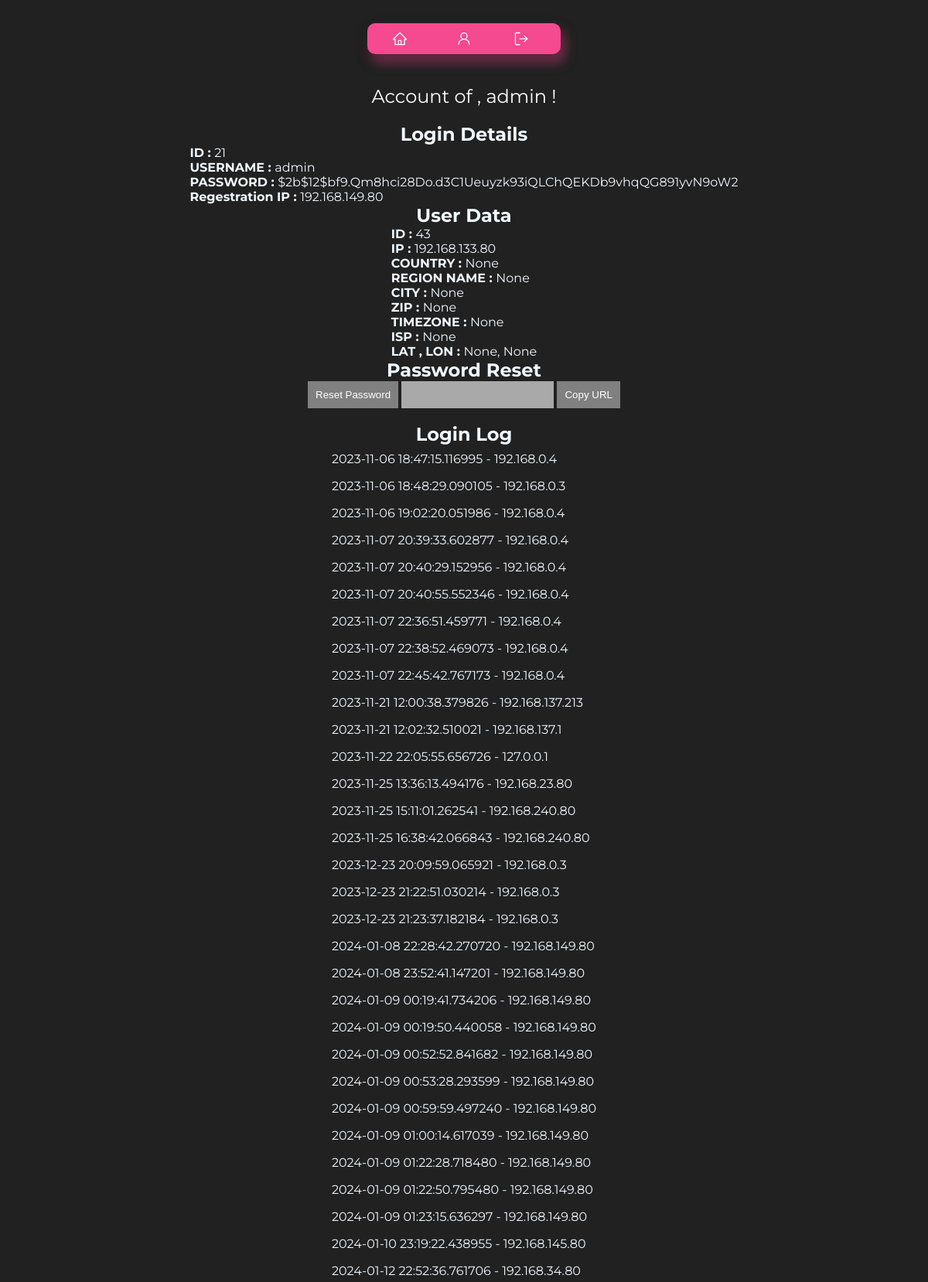
Page /admin (signed in, upper part) on the committed database.
### tables this page shows
CREATE TABLE users (
        id INTEGER PRIMARY KEY,
        username TEXT UNIQUE,
        password TEXT,
        ip TEXT
    );

CREATE TABLE userData (
        id INTEGER PRIMARY KEY,
        username TEXT,
        ip TEXT,
        country TEXT,
        regionname TEXT,
        city TEXT,
        zip TEXT, 
        lat TEXT,
        lon TEXT,
        timezone TEXT,
        isp TEXT
    );

CREATE TABLE loginLog (
        id INTEGER PRIMARY KEY,
        username TEXT,
        ip TEXT,
        timestamp TIMESTAMP DEFAULT CURRENT_TIMESTAMP
    );

### main.py (the view)
@app.route('/<string:username>', methods=['GET'])
def user(username):
    nonce = secrets.token_hex(8)
    if 'username' in session:
        logged_in_username = session['username']
        if logged_in_username == 'admin':
            csp_header['script-src'] = f"'self' 'nonce-{nonce}'"
            username = sanitize_input(username)
            liked_meals = get_liked_Meals_db(username)
            user_data = get_user_data(username)
            user_login_info = get_user(username)
            login_log = get_login_log(username)
            meal = [meal[2] for meal in liked_meals]
            return render_template('admin/user_details.html',
                       username=username,
                       loginDetails=user_login_info,
                       liked_meal_ids=meal,  # Pass the likedMeals data
                       loginLog=login_log,
                       userData=user_data,
                       nonce=nonce)
        return redirect(url_for('account'))  # HTTP 403 Forbidden for non-admin users
    else:
        return redirect(url_for('login'))

### main.py (called while the page is built)
@app.after_request
def set_csp_header(response):
    csp_value = '; '.join([f"{key} {value}" for key, value in csp_header.items()])
    response.headers['Content-Security-Policy'] = csp_value
    return response

@app.after_request
def add_security_headers(response):
    response.headers['X-Frame-Options'] = 'SAMEORIGIN'
    return response

@app.after_request
def add_hsts_header(response):
    response.headers['Strict-Transport-Security'] = 'max-age=31536000; includeSubDomains; preload'
    return response

@app.after_request
def add_content_type_header(response):
    response.headers['X-Content-Type-Options'] = 'nosniff'
    return response

### scripts/check_input.py (called while the page is built)
def sanitize_input(input_string):
    sanitized_input = input_string.strip()
    sanitized_input = re.sub(r'[(;\'"\\)]', '', sanitized_input)
    return sanitized_input

### scripts/db.py (called while the page is built)
def connect():
    conn = sqlite3.connect('database/testdb.db')
    cursor = conn.cursor()
    return conn, cursor

def get_user(username):
    conn, cursor = connect()
    cursor.execute('SELECT * FROM users WHERE username = ?', (username,))
    user_data = cursor.fetchone()
    conn.close()
    if user_data:
        user_dict = {
            'id': user_data[0],
            'username': user_data[1],
            'password': user_data[2],
            'ip': user_data[3]
        }
        return user_dict
    else:
        return None

def get_liked_Meals_db(username):
    conn, cursor = connect()
    cursor.execute('SELECT * FROM likedMeals WHERE username = ?', (username,))
    user_liked_meals = cursor.fetchall()
    conn.commit()
    conn.close()
    return user_liked_meals

def get_user_data(username):
    conn, cursor = connect()
    cursor.execute('''
        SELECT * FROM userData
        WHERE username = ?
        AND id = (SELECT MAX(id) FROM userData WHERE username = ?)
    ''', (username, username))
    user_data = cursor.fetchone()
    conn.close()
    if user_data:
        user_data_dict = {
            'id': user_data[0],
            'username': user_data[1],
            'ip': user_data[2],
            'country': user_data[3],
            'regionname': user_data[4],
            'city': user_data[5],
            'zip': user_data[6],
            'lat': user_data[7],
            'lon': user_data[8],
            'timezone': user_data[9],
            'isp': user_data[10]
        }
        return user_data_dict
    else:
        return None

### templates/admin/user_details.html (shortened to what this page needs)
<!DOCTYPE html>
<html lang="en">
<head>
  <link rel="stylesheet" type="text/css" href="{{ url_for('static', filename='css/account.css') }}">
  <link rel="stylesheet" type="text/css" href="{{ url_for('static', filename='css/template.css') }}" />
  <link rel="stylesheet" type="text/css" href="{{ url_for('static', filename='css/header.css') }}" />
</head>
<body>
  <header>
    <div class="button-container">
      <a class="button" href="/">
      </a>
      <a class="button" href="/admin/dashboard">
      </a>
      <a class="button" href="/logout">
      </a>
    </div>
  </header>
  <div class="user-data">
    <span>Account of , {{ username }} !</span>
  </div>
  <h2>Login Details</h2>
  <div>
    <p><b>ID : </b>{{ loginDetails.id }} <br></p>
    <p><b>USERNAME : </b>{{ loginDetails.username }} <br></p>
    <p><b>PASSWORD : </b>{{ loginDetails.password }} <br></p>
    <p><b>Regestration IP : </b>{{ loginDetails.ip }} <br></p>
  </div>
  <h2>User Data</h2>
  <div>
    <p><b>ID : </b>{{ userData.id }}<br></p>
    <p><b>IP : </b>{{ userData.ip }}<br></p>
    <p><b>COUNTRY : </b>{{ userData.country }}<br></p>
    <p><b>REGION NAME : </b>{{ userData.regionname }}<br></p>
    <p><b>CITY : </b>{{ userData.city }}<br></p>
    <p><b>ZIP : </b>{{ userData.zip }}<br></p>
    <p><b>TIMEZONE : </b>{{ userData.timezone }}<br></p>
    <p><b>ISP : </b>{{ userData.isp }}<br></p>
    <p><b>LAT , LON : </b> {{ userData.lat }}, {{ userData.lon }}<br></p>
  </div>
  <h2>Password Reset</h2>
  <div>
    <button id="resetButton" nonce="{{ nonce }}"
      style="background: gray; border: none; outline: none; padding: 10px; cursor: pointer; color: white;">Reset
      Password</button>
    <input type="text" id="resetUrlField" value="" readonly
      style="background: darkgray; border: none; outline: none; padding: 10px; color: white;">
    <button id="copyUrlButton" nonce="{{ nonce }}"
      style="background: gray; border: none; outline: none; padding: 10px; cursor: pointer; color: white;">Copy
      URL</button>
  </div>
  <br>
  <h2>Login Log</h2>
  <ul>
    {% for log in loginLog %}
    <ul style="padding: 8px;">{{ log.timestamp }} - {{ log.ip }}</ul>
    {% endfor %}
  </ul>
</body>
</html>

### static/css/account.css (style rules this page uses)
header { display: flex; justify-content: space-evenly; flex-direction: row; }
.user-data { padding: 20px; display: flex; justify-content: center; align-items: center; }
.user-data span { font-size: 24px; }
h1, span { color: white; }

### static/css/template.css (style rules this page uses)
* { padding: 0; margin: 0; box-sizing: border-box; }
body { padding: 10px; display: flex; flex-direction: column; justify-content: center; align-items: center; background-color: #212121; color: aliceblue; font-family: Montserrat, serif; }

### static/css/header.css (style rules this page uses)
header { padding: 20px; display: flex; justify-content: center; align-items: center; }
.button-container { display: flex; background-color: rgba(245, 73, 144); width: 250px; height: 40px; align-items: center; justify-content: space-around; border-radius: 10px; box-shadow: rgba(0, 0, 0, 0.35) 0px 5px 15px, rgba(245, 73, 144, 0.5) 5px 10px 15px; }
.button { outline: 0 !important; border: 0 !important; width: 40px; height: 40px; border-radius: 50%; background-color: transparent; display: flex; align-items: center; justify-content: center; color: #fff; transition: all ease-in-out 0.3s; cursor: pointer; }
.icon { font-size: 20px; }

### rows in the picture
users: id "21", username "admin", password "$2b$12$bf9.Qm8hci28Do.d3C1Ueuyzk93iQLChQEKDb9vhqQG891yvN9oW2", ip "192.168.149.80"
userData: id "43", ip "192.168.133.80"
loginLog: timestamp "2023-11-06 18:47:15.116995", ip "192.168.0.4"
loginLog: timestamp "2023-11-06 18:48:29.090105", ip "192.168.0.3"
loginLog: timestamp "2023-11-06 19:02:20.051986", ip "192.168.0.4"
loginLog: timestamp "2023-11-07 20:39:33.602877", ip "192.168.0.4"
loginLog: timestamp "2023-11-07 20:40:29.152956", ip "192.168.0.4"
loginLog: timestamp "2023-11-07 20:40:55.552346", ip "192.168.0.4"
loginLog: timestamp "2023-11-07 22:36:51.459771", ip "192.168.0.4"
loginLog: timestamp "2023-11-07 22:38:52.469073", ip "192.168.0.4"
loginLog: timestamp "2023-11-07 22:45:42.767173", ip "192.168.0.4"
loginLog: timestamp "2023-11-21 12:00:38.379826", ip "192.168.137.213"
loginLog: timestamp "2023-11-21 12:02:32.510021", ip "192.168.137.1"
loginLog: timestamp "2023-11-22 22:05:55.656726", ip "127.0.0.1"
loginLog: timestamp "2023-11-25 13:36:13.494176", ip "192.168.23.80"
loginLog: timestamp "2023-11-25 15:11:01.262541", ip "192.168.240.80"
loginLog: timestamp "2023-11-25 16:38:42.066843", ip "192.168.240.80"
loginLog: timestamp "2023-12-23 20:09:59.065921", ip "192.168.0.3"
loginLog: timestamp "2023-12-23 21:22:51.030214", ip "192.168.0.3"
loginLog: timestamp "2023-12-23 21:23:37.182184", ip "192.168.0.3"
loginLog: timestamp "2024-01-08 22:28:42.270720", ip "192.168.149.80"
loginLog: timestamp "2024-01-08 23:52:41.147201", ip "192.168.149.80"
loginLog: timestamp "2024-01-09 00:19:41.734206", ip "192.168.149.80"
loginLog: timestamp "2024-01-09 00:19:50.440058", ip "192.168.149.80"
loginLog: timestamp "2024-01-09 00:52:52.841682", ip "192.168.149.80"
loginLog: timestamp "2024-01-09 00:53:28.293599", ip "192.168.149.80"
loginLog: timestamp "2024-01-09 00:59:59.497240", ip "192.168.149.80"
loginLog: timestamp "2024-01-09 01:00:14.617039", ip "192.168.149.80"
loginLog: timestamp "2024-01-09 01:22:28.718480", ip "192.168.149.80"
loginLog: timestamp "2024-01-09 01:22:50.795480", ip "192.168.149.80"
loginLog: timestamp "2024-01-09 01:23:15.636297", ip "192.168.149.80"
loginLog: timestamp "2024-01-10 23:19:22.438955", ip "192.168.145.80"
loginLog: timestamp "2024-01-12 22:52:36.761706", ip "192.168.34.80"

### other values in the picture
{{ username }} "admin"
{{ userData.country }} "None"
{{ userData.regionname }} "None"
{{ userData.city }} "None"
{{ userData.zip }} "None"
{{ userData.timezone }} "None"
{{ userData.isp }} "None"
{{ userData.lat }} "None"
{{ userData.lon }} "None"
